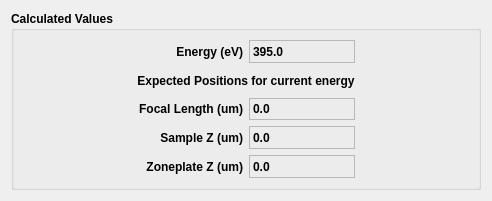
<?xml version="1.0" encoding="UTF-8"?>
<ui version="4.0">
 <class>Form</class>
 <widget class="QWidget" name="Form">
  <property name="geometry">
   <rect>
    <x>0</x>
    <y>0</y>
    <width>492</width>
    <height>201</height>
   </rect>
  </property>
  <property name="windowTitle">
   <string>Form</string>
  </property>
  <layout class="QVBoxLayout" name="verticalLayout_2">
   <item>
    <widget class="QGroupBox" name="groupBox_2">
     <property name="minimumSize">
      <size>
       <width>0</width>
       <height>158</height>
      </size>
     </property>
     <property name="maximumSize">
      <size>
       <width>16777215</width>
       <height>180</height>
      </size>
     </property>
     <property name="font">
      <font>
       <weight>75</weight>
       <bold>true</bold>
      </font>
     </property>
     <property name="title">
      <string>Calculated Values</string>
     </property>
     <layout class="QHBoxLayout" name="horizontalLayout">
      <item>
       <layout class="QGridLayout" name="gridLayout_2">
        <item row="0" column="1">
         <widget class="QLabel" name="label_3">
          <property name="text">
           <string>Energy (eV)</string>
          </property>
          <property name="alignment">
           <set>Qt::AlignRight|Qt::AlignTrailing|Qt::AlignVCenter</set>
          </property>
         </widget>
        </item>
        <item row="0" column="2">
         <widget class="QLabel" name="evFbkLbl">
          <property name="font">
           <font>
            <weight>75</weight>
            <bold>true</bold>
           </font>
          </property>
          <property name="frameShape">
           <enum>QFrame::StyledPanel</enum>
          </property>
          <property name="text">
           <string>395.0</string>
          </property>
         </widget>
        </item>
        <item row="1" column="1" colspan="2">
         <widget class="QLabel" name="label_4">
          <property name="font">
           <font>
            <weight>75</weight>
            <bold>true</bold>
           </font>
          </property>
          <property name="text">
           <string>Expected Positions for current energy</string>
          </property>
          <property name="alignment">
           <set>Qt::AlignCenter</set>
          </property>
         </widget>
        </item>
        <item row="2" column="1">
         <widget class="QLabel" name="label_5">
          <property name="text">
           <string>Focal Length (um)</string>
          </property>
          <property name="alignment">
           <set>Qt::AlignRight|Qt::AlignTrailing|Qt::AlignVCenter</set>
          </property>
         </widget>
        </item>
        <item row="2" column="2">
         <widget class="QLabel" name="flFbkLbl">
          <property name="font">
           <font>
            <weight>75</weight>
            <bold>true</bold>
           </font>
          </property>
          <property name="frameShape">
           <enum>QFrame::StyledPanel</enum>
          </property>
          <property name="text">
           <string>0.0</string>
          </property>
         </widget>
        </item>
        <item row="3" column="1">
         <widget class="QLabel" name="label_6">
          <property name="text">
           <string>Sample Z (um)</string>
          </property>
          <property name="alignment">
           <set>Qt::AlignRight|Qt::AlignTrailing|Qt::AlignVCenter</set>
          </property>
         </widget>
        </item>
        <item row="3" column="2">
         <widget class="QLabel" name="sampleZFbkLbl">
          <property name="font">
           <font>
            <weight>75</weight>
            <bold>true</bold>
           </font>
          </property>
          <property name="frameShape">
           <enum>QFrame::StyledPanel</enum>
          </property>
          <property name="text">
           <string>0.0</string>
          </property>
         </widget>
        </item>
        <item row="4" column="1">
         <widget class="QLabel" name="label_7">
          <property name="text">
           <string>Zoneplate Z (um)</string>
          </property>
          <property name="alignment">
           <set>Qt::AlignRight|Qt::AlignTrailing|Qt::AlignVCenter</set>
          </property>
         </widget>
        </item>
        <item row="4" column="2">
         <widget class="QLabel" name="zpzFbkLbl">
          <property name="font">
           <font>
            <weight>75</weight>
            <bold>true</bold>
           </font>
          </property>
          <property name="frameShape">
           <enum>QFrame::StyledPanel</enum>
          </property>
          <property name="text">
           <string>0.0</string>
          </property>
         </widget>
        </item>
        <item row="0" column="3">
         <spacer name="horizontalSpacer_5">
          <property name="orientation">
           <enum>Qt::Horizontal</enum>
          </property>
          <property name="sizeHint" stdset="0">
           <size>
            <width>40</width>
            <height>20</height>
           </size>
          </property>
         </spacer>
        </item>
        <item row="0" column="0">
         <spacer name="horizontalSpacer_6">
          <property name="orientation">
           <enum>Qt::Horizontal</enum>
          </property>
          <property name="sizeHint" stdset="0">
           <size>
            <width>40</width>
            <height>20</height>
           </size>
          </property>
         </spacer>
        </item>
       </layout>
      </item>
     </layout>
    </widget>
   </item>
  </layout>
 </widget>
 <resources/>
 <connections/>
</ui>
